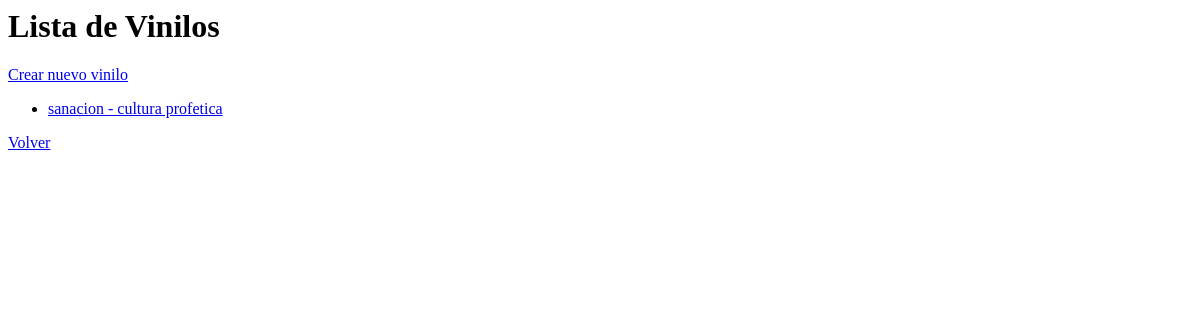
/vinilo/, run on an earlier commit of the app's database.
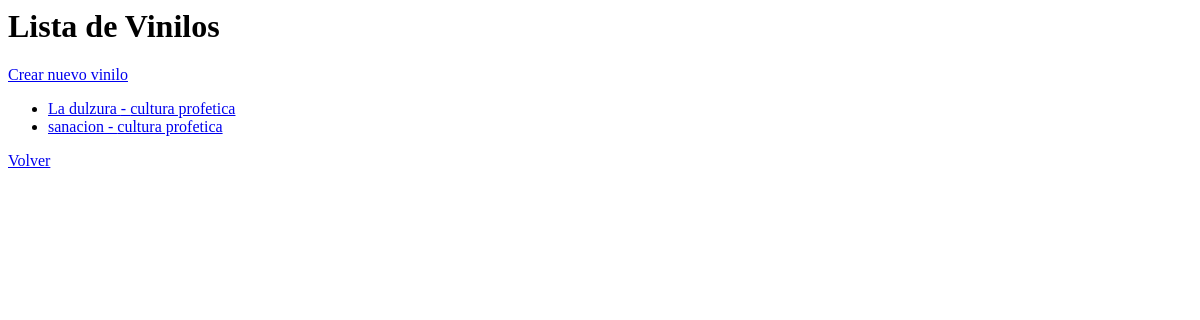
And on a later commit of the database.
### core/models.py (models this page shows, shortened)
class Vinilo(models.Model):
    nombre = models.CharField(max_length=100)
    artista = models.CharField(max_length=100)
    anio_salida = models.IntegerField()
    precio_unitario = models.FloatField()
    inventario = models.IntegerField(default=0)
    proveedor = models.ForeignKey(
        Proveedor,
        on_delete=models.CASCADE,
        related_name="vinilos"
    )
    class Meta:
        ordering = ["nombre"]

### core/views.py (the view)
# urls.py: path("vinilo/", views.vinilo_list, name="vinilo_list"),
def vinilo_list(request):
    qs = Vinilo.objects.all()
    return render(request, "vinilo/list.html", {"vinilos": qs})

### templates/Vinilo/list.html
<h1>Lista de Vinilos</h1>
<a href="{% url 'core:vinilo_new' %}">Crear nuevo vinilo</a>
<ul>
    {% for v in vinilos %}
        <li>
            <a href="{% url 'core:vinilo_detail' v.pk %}">
                {{ v.nombre }} - {{ v.artista }}
            </a>
        </li>
    {% empty %}
        <li>No hay vinilos registrados.</li>
    {% endfor %}
</ul>
<a href="{% url 'core:catalogo' %}">Volver</a>

What changed in the data, as far as the page shows it:
added Vinilo: nombre "La dulzura", artista "cultura profetica"
